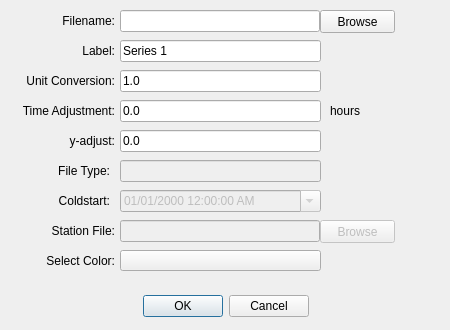
<?xml version="1.0" encoding="UTF-8"?>
<ui version="4.0">
 <class>add_imeds_data</class>
 <widget class="QDialog" name="add_imeds_data">
  <property name="windowModality">
   <enum>Qt::WindowModal</enum>
  </property>
  <property name="geometry">
   <rect>
    <x>0</x>
    <y>0</y>
    <width>450</width>
    <height>330</height>
   </rect>
  </property>
  <property name="sizePolicy">
   <sizepolicy hsizetype="Fixed" vsizetype="Fixed">
    <horstretch>0</horstretch>
    <verstretch>0</verstretch>
   </sizepolicy>
  </property>
  <property name="minimumSize">
   <size>
    <width>450</width>
    <height>330</height>
   </size>
  </property>
  <property name="maximumSize">
   <size>
    <width>450</width>
    <height>330</height>
   </size>
  </property>
  <property name="windowTitle">
   <string>Add Timeseries Data</string>
  </property>
  <property name="windowIcon">
   <iconset resource="../ADCvalidatior.qrc">
    <normaloff>:/rsc/img/icon.png</normaloff>:/rsc/img/icon.png</iconset>
  </property>
  <widget class="QDialogButtonBox" name="buttonBox">
   <property name="geometry">
    <rect>
     <x>10</x>
     <y>290</y>
     <width>431</width>
     <height>32</height>
    </rect>
   </property>
   <property name="orientation">
    <enum>Qt::Horizontal</enum>
   </property>
   <property name="standardButtons">
    <set>QDialogButtonBox::Cancel|QDialogButtonBox::Ok</set>
   </property>
   <property name="centerButtons">
    <bool>true</bool>
   </property>
  </widget>
  <widget class="QLineEdit" name="text_filename">
   <property name="geometry">
    <rect>
     <x>120</x>
     <y>10</y>
     <width>200</width>
     <height>22</height>
    </rect>
   </property>
   <property name="sizePolicy">
    <sizepolicy hsizetype="Fixed" vsizetype="Fixed">
     <horstretch>0</horstretch>
     <verstretch>0</verstretch>
    </sizepolicy>
   </property>
   <property name="minimumSize">
    <size>
     <width>200</width>
     <height>20</height>
    </size>
   </property>
   <property name="readOnly">
    <bool>true</bool>
   </property>
   <property name="clearButtonEnabled">
    <bool>false</bool>
   </property>
  </widget>
  <widget class="QPushButton" name="browse_filebrowse">
   <property name="geometry">
    <rect>
     <x>320</x>
     <y>10</y>
     <width>75</width>
     <height>23</height>
    </rect>
   </property>
   <property name="sizePolicy">
    <sizepolicy hsizetype="Fixed" vsizetype="Fixed">
     <horstretch>0</horstretch>
     <verstretch>0</verstretch>
    </sizepolicy>
   </property>
   <property name="minimumSize">
    <size>
     <width>75</width>
     <height>23</height>
    </size>
   </property>
   <property name="text">
    <string>Browse</string>
   </property>
  </widget>
  <widget class="QLabel" name="label_seriesname">
   <property name="geometry">
    <rect>
     <x>15</x>
     <y>40</y>
     <width>100</width>
     <height>21</height>
    </rect>
   </property>
   <property name="minimumSize">
    <size>
     <width>100</width>
     <height>0</height>
    </size>
   </property>
   <property name="maximumSize">
    <size>
     <width>100</width>
     <height>16777215</height>
    </size>
   </property>
   <property name="text">
    <string>Label:</string>
   </property>
   <property name="alignment">
    <set>Qt::AlignRight|Qt::AlignTrailing|Qt::AlignVCenter</set>
   </property>
  </widget>
  <widget class="QLineEdit" name="text_seriesname">
   <property name="geometry">
    <rect>
     <x>120</x>
     <y>40</y>
     <width>201</width>
     <height>22</height>
    </rect>
   </property>
   <property name="text">
    <string>Series 1</string>
   </property>
  </widget>
  <widget class="QLabel" name="label_color">
   <property name="geometry">
    <rect>
     <x>15</x>
     <y>250</y>
     <width>100</width>
     <height>21</height>
    </rect>
   </property>
   <property name="minimumSize">
    <size>
     <width>100</width>
     <height>0</height>
    </size>
   </property>
   <property name="maximumSize">
    <size>
     <width>100</width>
     <height>16777215</height>
    </size>
   </property>
   <property name="text">
    <string>Select Color:</string>
   </property>
   <property name="alignment">
    <set>Qt::AlignRight|Qt::AlignTrailing|Qt::AlignVCenter</set>
   </property>
  </widget>
  <widget class="QPushButton" name="button_IMEDSColor">
   <property name="geometry">
    <rect>
     <x>120</x>
     <y>250</y>
     <width>201</width>
     <height>21</height>
    </rect>
   </property>
   <property name="text">
    <string/>
   </property>
  </widget>
  <widget class="QLabel" name="label_filename">
   <property name="geometry">
    <rect>
     <x>15</x>
     <y>10</y>
     <width>100</width>
     <height>21</height>
    </rect>
   </property>
   <property name="minimumSize">
    <size>
     <width>100</width>
     <height>0</height>
    </size>
   </property>
   <property name="maximumSize">
    <size>
     <width>100</width>
     <height>16777215</height>
    </size>
   </property>
   <property name="text">
    <string>Filename:</string>
   </property>
   <property name="alignment">
    <set>Qt::AlignRight|Qt::AlignTrailing|Qt::AlignVCenter</set>
   </property>
  </widget>
  <widget class="QLabel" name="label_unitconvert">
   <property name="geometry">
    <rect>
     <x>15</x>
     <y>70</y>
     <width>100</width>
     <height>21</height>
    </rect>
   </property>
   <property name="minimumSize">
    <size>
     <width>100</width>
     <height>0</height>
    </size>
   </property>
   <property name="maximumSize">
    <size>
     <width>100</width>
     <height>16777215</height>
    </size>
   </property>
   <property name="text">
    <string>Unit Conversion:</string>
   </property>
   <property name="alignment">
    <set>Qt::AlignRight|Qt::AlignTrailing|Qt::AlignVCenter</set>
   </property>
  </widget>
  <widget class="QLineEdit" name="text_unitconvert">
   <property name="geometry">
    <rect>
     <x>120</x>
     <y>70</y>
     <width>201</width>
     <height>22</height>
    </rect>
   </property>
   <property name="inputMask">
    <string/>
   </property>
   <property name="text">
    <string>1.0</string>
   </property>
  </widget>
  <widget class="QLineEdit" name="text_yadjust">
   <property name="geometry">
    <rect>
     <x>120</x>
     <y>130</y>
     <width>201</width>
     <height>22</height>
    </rect>
   </property>
   <property name="inputMask">
    <string/>
   </property>
   <property name="text">
    <string>0.0</string>
   </property>
  </widget>
  <widget class="QLabel" name="label_yadjust">
   <property name="geometry">
    <rect>
     <x>15</x>
     <y>130</y>
     <width>100</width>
     <height>21</height>
    </rect>
   </property>
   <property name="minimumSize">
    <size>
     <width>100</width>
     <height>0</height>
    </size>
   </property>
   <property name="maximumSize">
    <size>
     <width>100</width>
     <height>16777215</height>
    </size>
   </property>
   <property name="text">
    <string>y-adjust:</string>
   </property>
   <property name="alignment">
    <set>Qt::AlignRight|Qt::AlignTrailing|Qt::AlignVCenter</set>
   </property>
  </widget>
  <widget class="QLineEdit" name="text_xadjust">
   <property name="geometry">
    <rect>
     <x>120</x>
     <y>100</y>
     <width>201</width>
     <height>22</height>
    </rect>
   </property>
   <property name="inputMask">
    <string/>
   </property>
   <property name="text">
    <string>0.0</string>
   </property>
  </widget>
  <widget class="QLabel" name="label_xadjust">
   <property name="geometry">
    <rect>
     <x>15</x>
     <y>100</y>
     <width>100</width>
     <height>21</height>
    </rect>
   </property>
   <property name="minimumSize">
    <size>
     <width>100</width>
     <height>0</height>
    </size>
   </property>
   <property name="maximumSize">
    <size>
     <width>100</width>
     <height>16777215</height>
    </size>
   </property>
   <property name="text">
    <string> Time Adjustment:</string>
   </property>
   <property name="alignment">
    <set>Qt::AlignRight|Qt::AlignTrailing|Qt::AlignVCenter</set>
   </property>
  </widget>
  <widget class="QLabel" name="label_xadjust_unit">
   <property name="geometry">
    <rect>
     <x>330</x>
     <y>100</y>
     <width>100</width>
     <height>21</height>
    </rect>
   </property>
   <property name="minimumSize">
    <size>
     <width>100</width>
     <height>0</height>
    </size>
   </property>
   <property name="maximumSize">
    <size>
     <width>100</width>
     <height>16777215</height>
    </size>
   </property>
   <property name="text">
    <string>hours</string>
   </property>
   <property name="alignment">
    <set>Qt::AlignLeading|Qt::AlignLeft|Qt::AlignVCenter</set>
   </property>
  </widget>
  <widget class="QDateTimeEdit" name="date_coldstart">
   <property name="enabled">
    <bool>false</bool>
   </property>
   <property name="geometry">
    <rect>
     <x>120</x>
     <y>190</y>
     <width>201</width>
     <height>22</height>
    </rect>
   </property>
   <property name="displayFormat">
    <string>MM/dd/yyyy hh:mm:ss AP</string>
   </property>
   <property name="calendarPopup">
    <bool>true</bool>
   </property>
  </widget>
  <widget class="QLabel" name="label_coldstart">
   <property name="geometry">
    <rect>
     <x>10</x>
     <y>190</y>
     <width>100</width>
     <height>21</height>
    </rect>
   </property>
   <property name="minimumSize">
    <size>
     <width>100</width>
     <height>0</height>
    </size>
   </property>
   <property name="maximumSize">
    <size>
     <width>100</width>
     <height>16777215</height>
    </size>
   </property>
   <property name="text">
    <string>Coldstart:</string>
   </property>
   <property name="alignment">
    <set>Qt::AlignRight|Qt::AlignTrailing|Qt::AlignVCenter</set>
   </property>
  </widget>
  <widget class="QLabel" name="label_filetype">
   <property name="enabled">
    <bool>true</bool>
   </property>
   <property name="geometry">
    <rect>
     <x>10</x>
     <y>160</y>
     <width>100</width>
     <height>21</height>
    </rect>
   </property>
   <property name="minimumSize">
    <size>
     <width>100</width>
     <height>0</height>
    </size>
   </property>
   <property name="maximumSize">
    <size>
     <width>100</width>
     <height>16777215</height>
    </size>
   </property>
   <property name="text">
    <string>File Type:</string>
   </property>
   <property name="alignment">
    <set>Qt::AlignRight|Qt::AlignTrailing|Qt::AlignVCenter</set>
   </property>
  </widget>
  <widget class="QLineEdit" name="text_filetype">
   <property name="enabled">
    <bool>false</bool>
   </property>
   <property name="geometry">
    <rect>
     <x>120</x>
     <y>160</y>
     <width>201</width>
     <height>22</height>
    </rect>
   </property>
   <property name="inputMask">
    <string/>
   </property>
   <property name="text">
    <string/>
   </property>
  </widget>
  <widget class="QLabel" name="label_filename_2">
   <property name="geometry">
    <rect>
     <x>15</x>
     <y>220</y>
     <width>100</width>
     <height>21</height>
    </rect>
   </property>
   <property name="minimumSize">
    <size>
     <width>100</width>
     <height>0</height>
    </size>
   </property>
   <property name="maximumSize">
    <size>
     <width>100</width>
     <height>16777215</height>
    </size>
   </property>
   <property name="text">
    <string>Station File:</string>
   </property>
   <property name="alignment">
    <set>Qt::AlignRight|Qt::AlignTrailing|Qt::AlignVCenter</set>
   </property>
  </widget>
  <widget class="QLineEdit" name="text_stationfile">
   <property name="enabled">
    <bool>false</bool>
   </property>
   <property name="geometry">
    <rect>
     <x>120</x>
     <y>220</y>
     <width>200</width>
     <height>22</height>
    </rect>
   </property>
   <property name="sizePolicy">
    <sizepolicy hsizetype="Fixed" vsizetype="Fixed">
     <horstretch>0</horstretch>
     <verstretch>0</verstretch>
    </sizepolicy>
   </property>
   <property name="minimumSize">
    <size>
     <width>200</width>
     <height>20</height>
    </size>
   </property>
   <property name="readOnly">
    <bool>true</bool>
   </property>
   <property name="clearButtonEnabled">
    <bool>false</bool>
   </property>
  </widget>
  <widget class="QPushButton" name="browse_stationfile">
   <property name="enabled">
    <bool>false</bool>
   </property>
   <property name="geometry">
    <rect>
     <x>320</x>
     <y>220</y>
     <width>75</width>
     <height>23</height>
    </rect>
   </property>
   <property name="sizePolicy">
    <sizepolicy hsizetype="Fixed" vsizetype="Fixed">
     <horstretch>0</horstretch>
     <verstretch>0</verstretch>
    </sizepolicy>
   </property>
   <property name="minimumSize">
    <size>
     <width>75</width>
     <height>23</height>
    </size>
   </property>
   <property name="text">
    <string>Browse</string>
   </property>
  </widget>
 </widget>
 <resources>
  <include location="../ADCvalidatior.qrc"/>
 </resources>
 <connections>
  <connection>
   <sender>buttonBox</sender>
   <signal>accepted()</signal>
   <receiver>add_imeds_data</receiver>
   <slot>accept()</slot>
   <hints>
    <hint type="sourcelabel">
     <x>248</x>
     <y>254</y>
    </hint>
    <hint type="destinationlabel">
     <x>157</x>
     <y>274</y>
    </hint>
   </hints>
  </connection>
  <connection>
   <sender>buttonBox</sender>
   <signal>rejected()</signal>
   <receiver>add_imeds_data</receiver>
   <slot>reject()</slot>
   <hints>
    <hint type="sourcelabel">
     <x>316</x>
     <y>260</y>
    </hint>
    <hint type="destinationlabel">
     <x>286</x>
     <y>274</y>
    </hint>
   </hints>
  </connection>
 </connections>
</ui>
